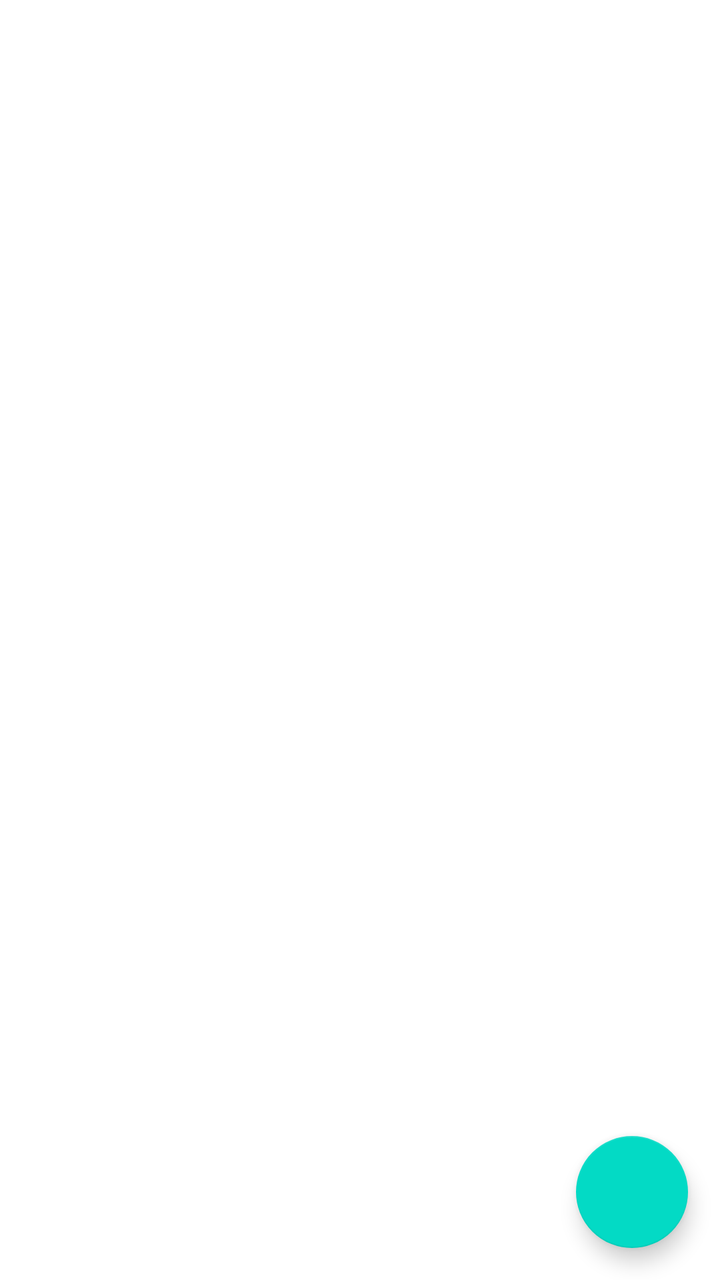
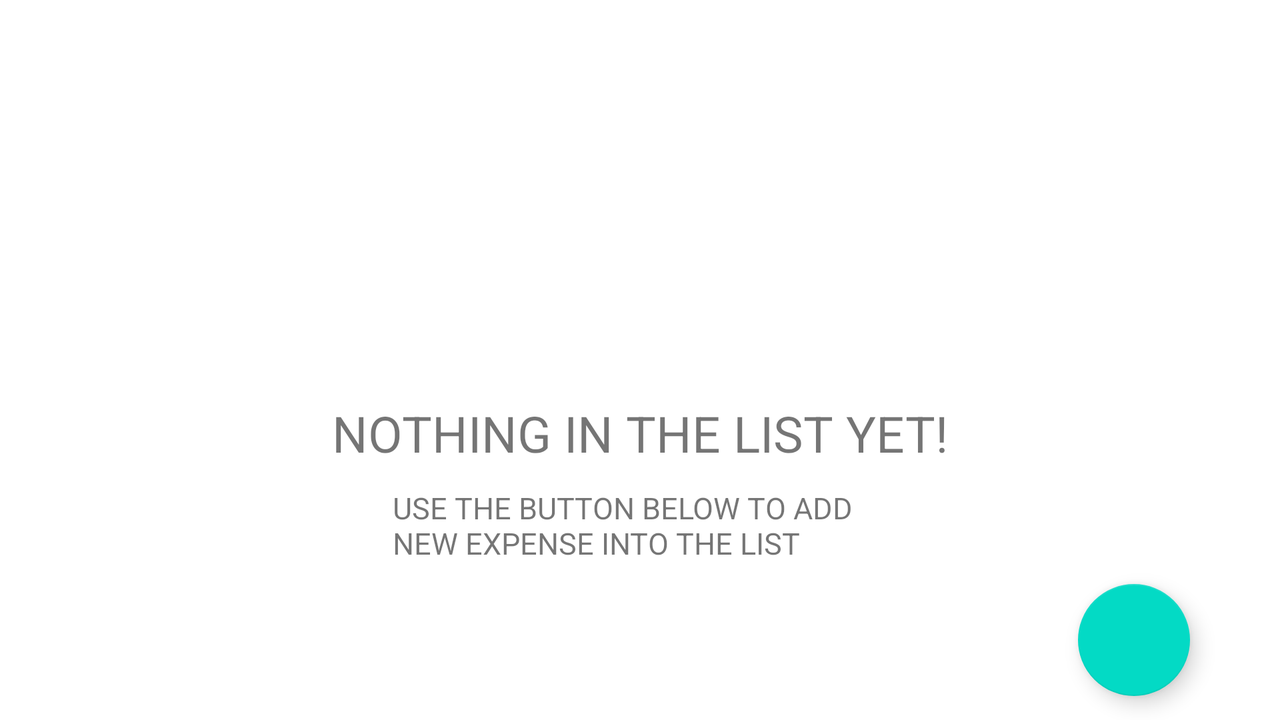

An Android layout and its configuration variant, each rendered on a device that would load it. The default file and the variant file are quoted in full after the pictures.
<!-- AndroidManifest.xml: application theme Theme.CourseWork_2022_2nd -->
<!-- res/layout/fragment_expense.xml -->
<?xml version="1.0" encoding="utf-8"?>
<androidx.constraintlayout.widget.ConstraintLayout xmlns:android="http://schemas.android.com/apk/res/android"
    xmlns:app="http://schemas.android.com/apk/res-auto"
    xmlns:tools="http://schemas.android.com/tools"
    android:layout_width="match_parent"
    android:layout_height="match_parent"
    tools:context=".ExpenseFragment">

    <androidx.recyclerview.widget.RecyclerView
        android:id="@+id/recyclerViewExpense"
        android:layout_width="0dp"
        android:layout_height="0dp"
        android:clickable="true"
        android:focusable="true"
        android:focusableInTouchMode="true"
        app:layout_constraintBottom_toBottomOf="parent"
        app:layout_constraintEnd_toEndOf="parent"
        app:layout_constraintHorizontal_bias="0.0"
        app:layout_constraintStart_toStartOf="parent"
        app:layout_constraintTop_toTopOf="parent"
        app:layout_constraintVertical_bias="0.0" />

    <com.google.android.material.floatingactionbutton.FloatingActionButton
        android:id="@+id/fabAddExpense"
        android:layout_width="wrap_content"
        android:layout_height="wrap_content"
        android:layout_marginEnd="16dp"
        android:layout_marginBottom="16dp"
        android:clickable="true"
        android:src="@drawable/ic_baseline_add_24"
        app:layout_constraintBottom_toBottomOf="parent"
        app:layout_constraintEnd_toEndOf="parent" />
</androidx.constraintlayout.widget.ConstraintLayout>
<!-- resources referenced by this layout -->
<resources>
  <style name="Theme.CourseWork_2022_2nd" parent="Theme.MaterialComponents.DayNight.DarkActionBar">
          
          <item name="colorPrimary">@color/purple_500</item>
          <item name="colorPrimaryVariant">@color/purple_700</item>
          <item name="colorOnPrimary">@color/white</item>
          
          <item name="colorSecondary">@color/teal_200</item>
          <item name="colorSecondaryVariant">@color/teal_700</item>
          <item name="colorOnSecondary">@color/black</item>
          
          <item name="android:statusBarColor" tools:targetApi="l">?attr/colorPrimaryVariant</item>
          
      </style>
</resources>
<!-- res/layout-land/fragment_expense.xml (the repository's variant of the layout above) -->
<!-- drawn on the phone turned sideways -->
<?xml version="1.0" encoding="utf-8"?>
<androidx.constraintlayout.widget.ConstraintLayout xmlns:android="http://schemas.android.com/apk/res/android"
    xmlns:app="http://schemas.android.com/apk/res-auto"
    xmlns:tools="http://schemas.android.com/tools"
    android:layout_width="match_parent"
    android:layout_height="match_parent"
    tools:context=".ExpenseFragment">

    <androidx.recyclerview.widget.RecyclerView
        android:id="@+id/recyclerViewExpense"
        android:layout_width="0dp"
        android:layout_height="0dp"
        android:clickable="true"
        android:focusable="true"
        android:focusableInTouchMode="true"
        app:layout_constraintBottom_toBottomOf="parent"
        app:layout_constraintEnd_toEndOf="parent"
        app:layout_constraintHorizontal_bias="0.0"
        app:layout_constraintStart_toStartOf="parent"
        app:layout_constraintTop_toTopOf="parent"
        app:layout_constraintVertical_bias="0.0" />

    <com.google.android.material.floatingactionbutton.FloatingActionButton
        android:id="@+id/fabAddExpense"
        android:layout_width="wrap_content"
        android:layout_height="wrap_content"
        android:clickable="true"
        android:src="@drawable/ic_baseline_add_24"
        app:layout_constraintBottom_toBottomOf="parent"
        app:layout_constraintEnd_toEndOf="parent"
        app:layout_constraintHorizontal_bias="0.923"
        app:layout_constraintStart_toStartOf="parent"
        app:layout_constraintTop_toTopOf="parent"
        app:layout_constraintVertical_bias="0.961" />

    <TextView
        android:id="@+id/empty4"
        android:layout_width="wrap_content"
        android:layout_height="wrap_content"
        android:drawableLeft="@drawable/ic_baseline_add_alert_24"
        android:text="Nothing in the list yet!"
        android:textAllCaps="true"
        android:textSize="25dp"
        app:layout_constraintBottom_toBottomOf="parent"
        app:layout_constraintEnd_toEndOf="parent"
        app:layout_constraintStart_toStartOf="parent"
        app:layout_constraintTop_toTopOf="parent"
        app:layout_constraintVertical_bias="0.612" />

    <TextView
        android:id="@+id/empty3"
        android:layout_width="246dp"
        android:layout_height="60dp"
        android:layout_marginTop="76dp"
        android:text="Use the button below to add new expense into the list"
        android:textAllCaps="true"
        android:textSize="15dp"
        app:layout_constraintBottom_toBottomOf="parent"
        app:layout_constraintEnd_toEndOf="parent"
        app:layout_constraintHorizontal_bias="0.498"
        app:layout_constraintStart_toStartOf="parent"
        app:layout_constraintTop_toTopOf="parent"
        app:layout_constraintVertical_bias="0.749" />
</androidx.constraintlayout.widget.ConstraintLayout>
